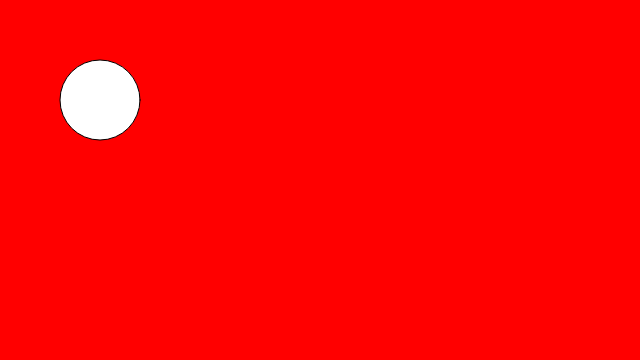
Frame 1 (no input)
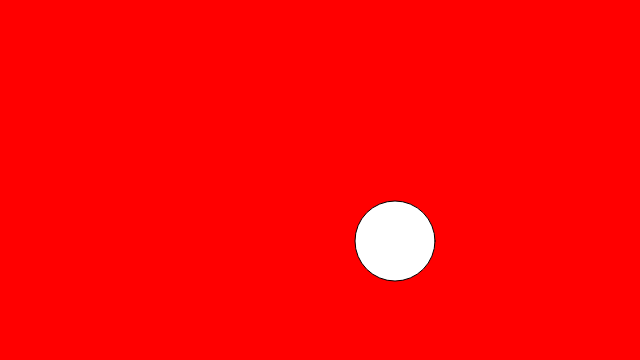
Frame 60 (no input)
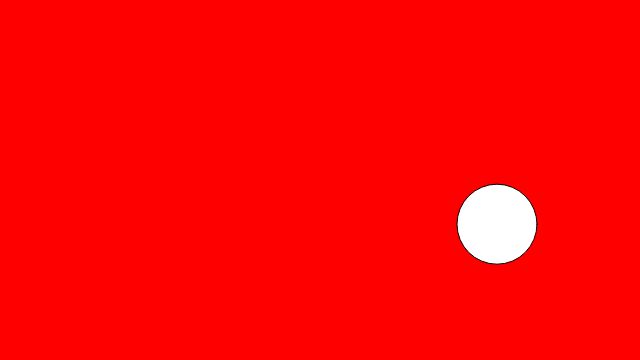
Frame 120 (the mouse pressed at the canvas centre since frame 60)

The p5.js sketch that drew these frames (run headless with seeded random() and noise() and a simulated clock; from frame 60 on, the mouse is pressed at the canvas centre):

// p5.js sketch
// ── sketch.js
var x = 100;
var y = 100;
var speed = 5;
var ySpeed = 5;
var circleSize = 80;

function setup() {
  createCanvas(640, 360);
}

function draw() {
  background(255, 0, 0);
  ellipse(x, y, circleSize);
  x = x + speed;
  y = y + ySpeed;
  
  if(y > height - circleSize / 2) {
    ySpeed = ySpeed * 1.2;
    ySpeed = ySpeed * -1;
  }
  
  if(y < circleSize / 2) {
    ySpeed = ySpeed * 1.2;
    ySpeed = ySpeed * -1;    
  }
  
  
  if(x > width - circleSize / 2) {
    speed = speed * 1.2;
    speed = speed * -1;
  }
  
  if(x < circleSize / 2) {
    speed = speed * 1.2;
    speed = speed * -1;    
  }
}
